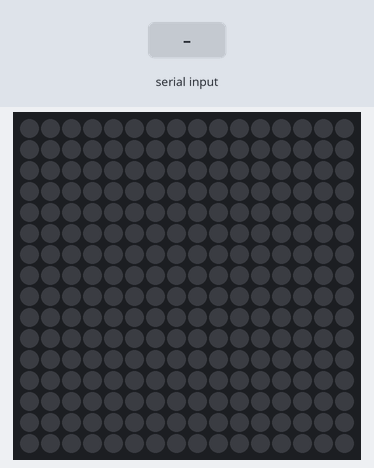
A sketch run on a simulated Arduino Uno, built with avr-gcc and run on an emulated ATmega328P. Parts: 16×16 RGB LED matrix (first LED top left, wired row by row). The inputs (shaded band) are chosen by the test bench. Dim RGB values are drawn brighter than linear.

Above: at 1.2 s.
1.3 s: "<3>" received over Serial
At 1.45 s:
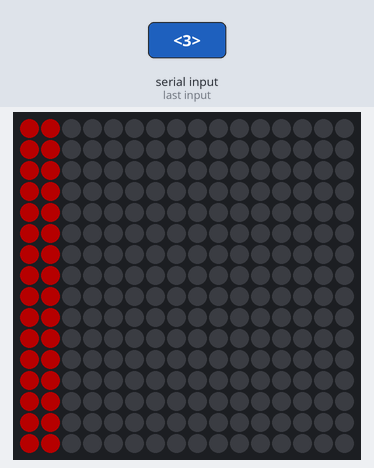
At 2.76 s:
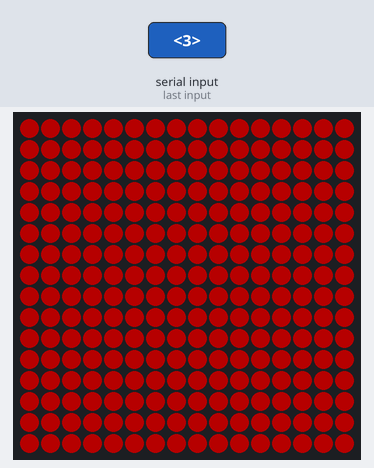
3.1 s: "<v1>" received over Serial
Timing chart, 0 to 6.1 s (numbered marks = the images above; inputs shaded):
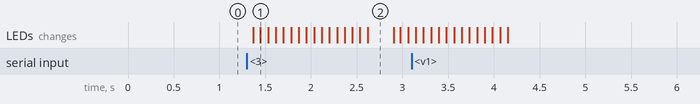

The sketch:

GME_Ticker_lorentzFactr.ino
```cpp
/*
 * LorentzFactr's hyper advanced GME stock ticker that completely bites the Adafruit
 * scrolling text example. It requires a serial port connection and the GME_ticker.py script to display
 * real-time stock data for GME or whatever else you want to put on there. You'll
 * likely have to update the COM PORT in the Python script to the one your Arduino is
 * connected to but that's it.
 *
 * For use with a 16x16 LED Matrix, controlled by a ESP8266 NodeMCU (though,
 * the board type probably doesn't matter as long as your LED Pin is matched
 * the #DEFINE PIN in line 29.
 *
 * My matrix uses WS2812 LED's starting with LED0 at bottom left. For some reason with
 * this library, text displays correctly but the drawing commands are upside down. Not sure why but that forced
 * me to draw everything upside down (so down arrows are up and up arrows are down)...Hey! It's sort of like the
 * real stock market! So, if you're trying to draw your own custom shapes instead of my arrows, take that into
 * consideration. Last, my matrix is an alternating pattern (zigzag) 16 columns wide.
 * Your shit might be different ¯\_(ツ)_/¯
 *
 * Disclaimer: I'm a smoothed brained ape 'coder'. It might break. It might not.
 *
 * Ask for help here:
 * https://discord.gg/PYwjqWxMM3
 *
 * twitch.tv/lorentzfactr
 *
 */
//----------------------------------------------------------------------------------


#include <Adafruit_GFX.h>
#include <Adafruit_NeoMatrix.h>
#include <Adafruit_NeoPixel.h>
#include "funky_functions.h"


#define PIN 2                         //Yours pin might be different...

// MATRIX DECLARATION:
// Parameter 1 = width of NeoPixel matrix
// Parameter 2 = height of matrix
// Parameter 3 = pin number (most are valid)
// Parameter 4 = matrix layout flags, add together as needed:
//   NEO_MATRIX_TOP, NEO_MATRIX_BOTTOM, NEO_MATRIX_LEFT, NEO_MATRIX_RIGHT:
//     Position of the FIRST LED in the matrix; pick two, e.g.
//     NEO_MATRIX_TOP + NEO_MATRIX_LEFT for the top-left corner.
//   NEO_MATRIX_ROWS, NEO_MATRIX_COLUMNS: LEDs are arranged in horizontal
//     rows or in vertical columns, respectively; pick one or the other.
//   NEO_MATRIX_PROGRESSIVE, NEO_MATRIX_ZIGZAG: all rows/columns proceed
//     in the same order, or alternate lines reverse direction; pick one.
//   See example below for these values in action.
// Parameter 5 = pixel type flags, add together as needed:
//   NEO_KHZ800  800 KHz bitstream (most NeoPixel products w/WS2812 LEDs)
//   NEO_KHZ400  400 KHz (classic 'v1' (not v2) FLORA pixels, WS2811 drivers)
//   NEO_GRB     Pixels are wired for GRB bitstream (most NeoPixel products)
//   NEO_RGB     Pixels are wired for RGB bitstream (v1 FLORA pixels, not v2)

//Your Matrix definition might be different. See above instructions.
Adafruit_NeoMatrix matrix = Adafruit_NeoMatrix(16, 16, PIN,
  NEO_MATRIX_BOTTOM  + NEO_MATRIX_LEFT +
  NEO_MATRIX_COLUMNS + NEO_MATRIX_ZIGZAG,
  NEO_GRB            + NEO_KHZ800);

uint16_t color = 0;
const uint16_t red = matrix.Color(150, 0, 0);
const uint16_t green = matrix.Color(0, 150, 0);
uint16_t black = matrix.Color(0, 0, 0);
String fromPython;
String yay = "Stonk go brrrr";
String nay = "Buy tendie dip";
String txt ;


//Updoot arrow :)
//Remember: the draw commands are upside down.
//Think of it like listening to CNBC. If they say buy, you sell. If they say sell, you buy.

void drawUpDoot(){
    matrix.drawLine(7,13,7,7,color);
    matrix.drawLine(8,13,8,7,color);
    matrix.drawLine(4,6,11,6,color);
    matrix.drawLine(5,5,10,5,color);
    matrix.drawLine(6,4,9,4,color);
    matrix.drawLine(7,3,8,3,color);
    //matrix.show();
    //delay(25);
}

//Downdoot arrow :(
void drawDownDoot(){
    matrix.drawLine(7,2,7,8,color);
    matrix.drawLine(8,2,8,8,color);
    matrix.drawLine(4,9,11,9,color);
    matrix.drawLine(5,10,10,10,color);
    matrix.drawLine(6,11,9,11,color);
    matrix.drawLine(7,12,8,12,color);
    //matrix.show();
    //delay(25);
}

//set that shit up
void setup()
{

  Serial.begin(115200);
  Serial.flush();                                     //probably doesn't do shit cuz Arduino
  matrix.begin();
  matrix.setTextWrap(false);
  matrix.setBrightness(255);
  matrix.setTextColor(green);
}

int x = matrix.width();


void loop()
{
    recvWithStartEndMarkers();                        //See if there's a new string, then get it.
    if (newData == true) {                            //If there's a new string, parse it.
        strcpy(tempChars, receivedChars);
            // this temporary copy is necessary to protect the original data
            //   because strtok() used in parseData() replaces the commas with \0
        parseData();
        //showParsedData();
        newData = false;
    }


    if (mode_ == 1){                                        //executes JustArrow mode
          //Serial.println("Delta1: ");
          //Serial.println(delta);
          if (delta == 1){                                  //compare current close price to last close price
            matrix.fillScreen(0);
            color = green;
            matrix.drawRect(0, 0, 16, 16,color);
            drawUpDoot();

          }
          if (delta == 0){
            matrix.fillScreen(0);
            color = red;
            matrix.drawRect(0, 0, 16, 16,color);
            drawDownDoot();
          }
          else{}

    }

    if (mode_ == 2){                                    //executes Ticker mode
      if (delta == 1){                                  //compare current close price to last close price
        color = green;
        txt = yay;
      }
      if (delta == 0){
        color = red;
        txt = nay;
      }
        matrix.fillScreen(0);                             //draw scrolling ticker of GME and price.
        matrix.setCursor(x, 0);                           //top line displays ticker info
        matrix.setTextSize(1);
        matrix.setTextColor(color);
        matrix.print(stockName);
        matrix.setCursor(x, 8);                           //bottom line tells you to buy or HODL,  I dont know how to sell
        matrix.print(txt);
        if(--x < -150) {
          x = matrix.width();
        }
    }

    if (mode_ == 3){                                    //executes Color mode AKA "I only have LED Strips"
      matrix.fillScreen(0);
      if (delta == 1){                                 //compare current close price to last close price
            color = green;
          }
          if (delta == 0){
            color = red;
          }
          else{}
            uint16_t x_0 = 0;

            for (int i = 0 ; i<=17 ; i++){
                matrix.drawLine(x_0,0,x_0,16,color);
                x_0++;
                matrix.show();
                delay(50);
            }
    }

  matrix.show();
  delay(40);

}
```

funky_functions.h
```cpp
//This is a high-speed string parser cuz Arduino built serial read functions are trash.
//This is high-speed, zingin, winnin, bang another doot fast life ticker action people. NO FUCKIN TIME TO WASTE!
//But really matrix draw commands are annoying when working with Serial, so we're left with this fuckin beast.
//Behold, a string parser that I copied, pasted and then spent hours trying to implement. Again, ape brain 'coder'.


const byte numChars = 32;
char receivedChars[numChars];
char tempChars[numChars];        // temporary array for use when parsing

                                  // variables to hold the parsed data
int mode_ = 0;
int delta = 0;
char stockName[numChars] = {0};
char quote [numChars] = {0};

boolean newData = false;

void recvWithStartEndMarkers() {
    static boolean recvInProgress = false;
    static byte ndx = 0;
    char startMarker = '<';
    char endMarker = '>';
    char rc;

    while(Serial.available() > 0 && newData == false) {
        rc = Serial.read();
        //Serial.println("Arduino Saw: ");
        //Serial.println(rc);
        if (recvInProgress == true) {
            if (rc != endMarker) {
                receivedChars[ndx] = rc;
                ndx++;
                if (ndx >= numChars) {
                    ndx = numChars - 1;
                }
            }
            else {
                receivedChars[ndx] = '\0'; // terminate the string
                recvInProgress = false;
                ndx = 0;
                newData = true;
            }
        }

        else if (rc == startMarker) {
            recvInProgress = true;
        }
    }
}


void parseData() {      // split the data into its parts

    char * strtokIndx; // this is used by strtok() as an index

    strtokIndx = strtok(tempChars,",");      // get the first part - the string
    mode_ = atoi(strtokIndx);               // copy it to mode_

    strtokIndx = strtok(NULL,",");           // get the first part - the string
    delta = atoi(strtokIndx);               // copy it to mode_

    strtokIndx = strtok(NULL,",");           // get the first part - the string
    strcpy(stockName, strtokIndx);           // copy it to mode_

    strtokIndx = strtok(NULL, ",");
    strcpy(quote, strtokIndx);               // convert this part to a float

    strcat(stockName,quote);
}

//this is just for testing, doesn't ever get called in the real thing.
void showParsedData() {
    Serial.print("Mode: ");
    Serial.println(mode_);
    Serial.print("Change: ");
    Serial.println(delta);
    Serial.print("Stock Name: ");
    Serial.println(stockName);
    Serial.print("Price: ");
    Serial.println(quote);
}
```

Measured:
- after the input at 1.3 s, the LEDs: first change after 0.07 s (image 1 shows a later state)
